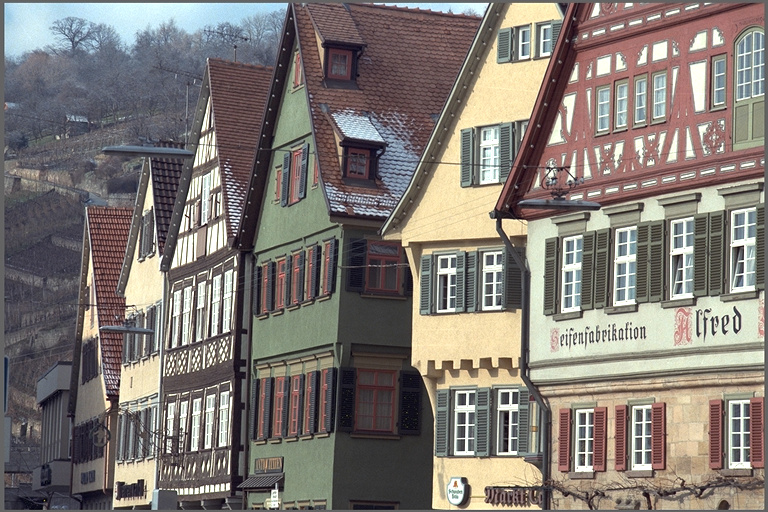
#> input picture LAB4/obrazy/houses_col.png, 768 x 512 px; the run also reads 1 picture not shown here
$ jupyter execute LAB4.ipynb
#> lines starting #> are read from the running program, lines starting #| are printed output that depends on the picture
# **WMM 2025L - Laboratorium 4. Podstawowe przetwarzanie obrazów**
## **Maciej Bogusławski (331362)**

Niniejszy notatnik stanowi sprawozdanie z laboratorium nr 4 z przedmiotu WMM.

331362 % 36 = 18

[cell 1]
import cv2
import numpy as np
import matplotlib.pyplot as plt

[cell 2]
def calcPSNR(img1, img2):
  imax = 255.**2  ### zakładana wartość pikseli z przedziału [0, 255]
  ##### w różnicy obrazów istotne są wartości ujemne, dlatego img1 konwertowany do typu np.float64 (liczby rzeczywiste) aby nie ograniczać wyniku do przedziału [0, 255]
  mse = ((img1.astype(np.float64)-img2)**2).sum()/img1.size  ### img1.size - liczba elementów w img1, ==img1.shape[0]*img1.shape[1] dla obrazów mono, ==img1.shape[0]*img1.shape[1]*img1.shape[2] dla obrazów barwnych
  return 10.0*np.log10(imax/mse)

[cell 3]
def plt_imshow(img, img_title="image"):
    plt.figure()
    plt.title(img_title)
    # plt.imshow(img, cmap = "gray")  ### możliwe automatyczne skalowanie wartości pikseli
    plt.imshow(cv2.cvtColor(img, cv2.COLOR_BGR2RGB), cmap="gray", vmin=0, vmax=255)  ### bez skalowania wartości pikseli
    plt.xticks([]), plt.yticks([])
    plt.show()

[cell 4]
def cv_imshow(img, img_title="image"):
    # cv2.namedWindow(img_title, cv2.WINDOW_AUTOSIZE)  # cv2.WINDOW_NORMAL

    ##### przeskalowanie obrazu z rzeczywistymi wartościami pikseli, żeby jedną funkcją wywietlać obrazy różnych typów
    if (img.dtype == np.float32) or (img.dtype == np.float64):
        img_ = img/255
    else:
        img_ = img
    cv2.imshow(img_title, img_)
    cv2.waitKey(0)  ### oczekiwanie przez bardzo krótki czas - okno się wyświetli, ale program się nie zablokuje, tylko będzie kontynuowany

[cell 5]
data_dir = "./"

[cell 6]
original_img = cv2.imread(data_dir+"obrazy/houses_col.png", cv2.IMREAD_UNCHANGED)
#> original_img is the input picture: shape (512, 768, 3); mean B, G, R 116.2, 121.3, 128.2

[cell 7]
def printi(img, img_title="image"):
    print(f"{img_title}, wymiary: {img.shape}, typ danych: {img.dtype}, wartości: {img.min()} - {img.max()}")

[cell 8]
cv_imshow(original_img, "original")
cv2.waitKey(0)
cv2.destroyAllWindows()

[cell 9]
plt_imshow(original_img, "Original")

[cell 10]
imshow = plt_imshow  ### wyświetlanie z użyciem cv2

[cell 11]
def ex1():
    original_img = cv2.imread(data_dir+"obrazy/houses_col.png", cv2.IMREAD_UNCHANGED)
    gauss_noise_img = cv2.imread(data_dir+"obrazy/houses_col_noise.png", cv2.IMREAD_UNCHANGED)
    impulse_noise_img = cv2.imread(data_dir+"obrazy/houses_col_inoise_2.png", cv2.IMREAD_UNCHANGED)
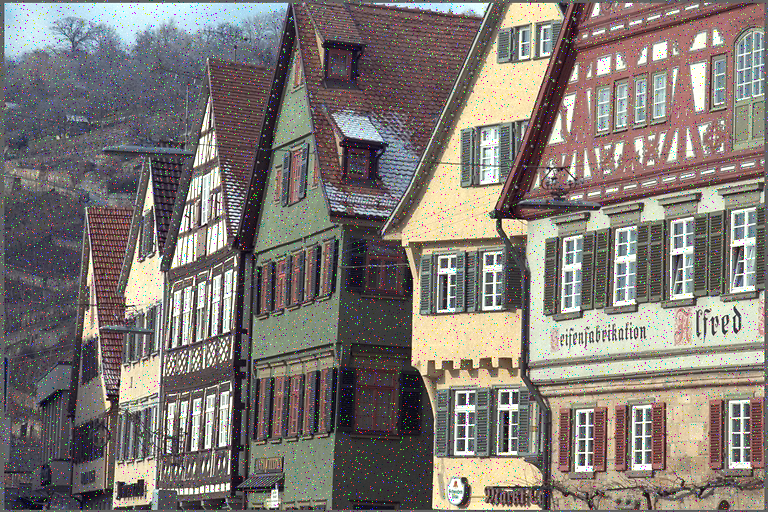
#> input picture LAB4/obrazy/houses_col_inoise_2.png, 768 x 512 px
#> impulse_noise_img is the input picture: shape (512, 768, 3); mean B, G, R 116.5, 121.4, 128.1

    masks_sizes = [3, 5, 7]

    results = {
        "Szum gaussowski": {
            "Filtr Gaussa": {},
            "Filtr medianowy": {}
        },
        "Szum impulsowy": {
            "Filtr Gaussa": {},
            "Filtr medianowy": {}
        }
    }

    for i, size in enumerate(masks_sizes):
        gauss_filtered_gauss = cv2.GaussianBlur(gauss_noise_img, (size, size), 0)
        results["Szum gaussowski"]["Filtr Gaussa"][size]= calcPSNR(original_img, gauss_filtered_gauss)
        plt_imshow(gauss_filtered_gauss, f"Gauss image, gaussian blur with mask size {size}")
#> this loop made 3 passes
#> mse in calcPSNR on passes 1 to 3: 231.9, 364.8, 523.3
#> pass 2, in ex1, `gauss_filtered_gauss = cv2.GaussianBlur(gauss_noise_img, (size, size),..`:
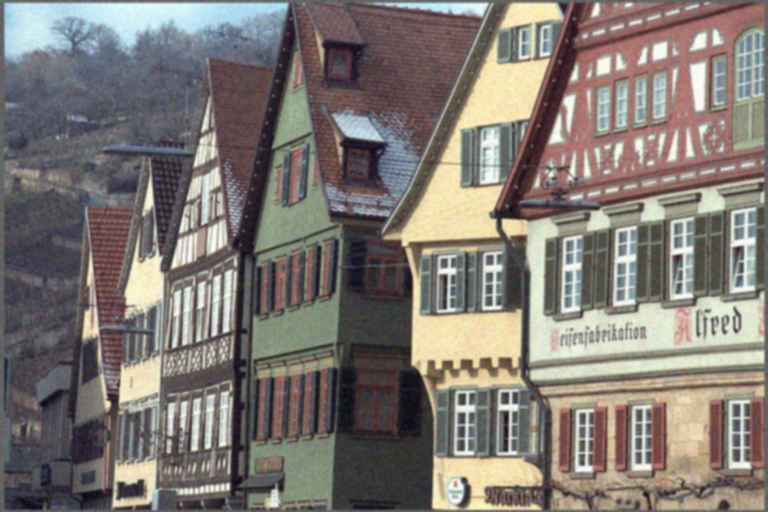
#> gauss_filtered_gauss: shape (512, 768, 3); mean B, G, R 116, 121, 127.8
#> after the loop, results = 2 items

    for i, size in enumerate(masks_sizes):
        impulse_filtered_gauss = cv2.GaussianBlur(impulse_noise_img, (size, size), 0)
        results["Szum impulsowy"]["Filtr Gaussa"][size]= calcPSNR(original_img, impulse_filtered_gauss)
        plt_imshow(impulse_filtered_gauss, f"Impulse image, gaussian blur with mask size {size}")
#> this loop made 3 passes
#> mse in calcPSNR on passes 1 to 3: 289.6, 399.3, 545.8
#> pass 2, in ex1, `impulse_filtered_gauss = cv2.GaussianBlur(impulse_noise_img, (size, si..`:
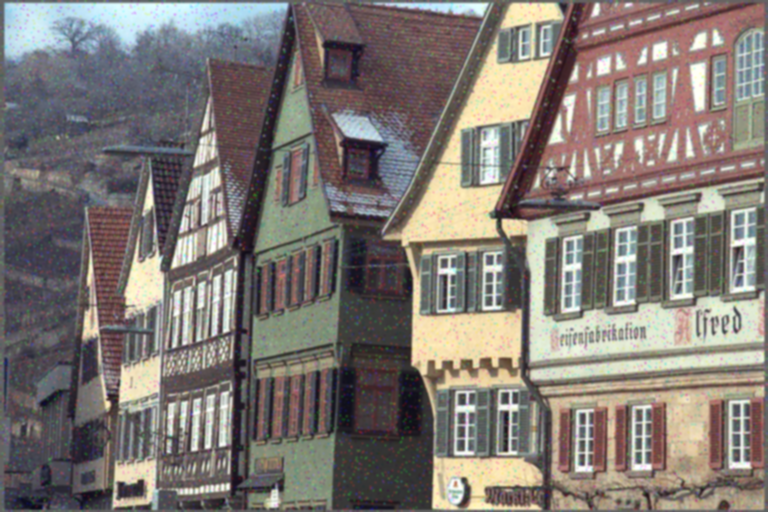
#> impulse_filtered_gauss: shape (512, 768, 3); mean B, G, R 116.5, 121.4, 128.1
